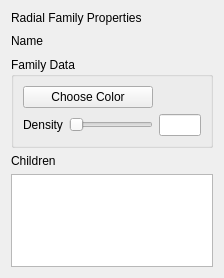
<?xml version="1.0" encoding="UTF-8"?>
<ui version="4.0">
 <class>RadialFamilyForm</class>
 <widget class="QWidget" name="RadialFamilyForm">
  <property name="geometry">
   <rect>
    <x>0</x>
    <y>0</y>
    <width>224</width>
    <height>278</height>
   </rect>
  </property>
  <property name="windowTitle">
   <string>Form</string>
  </property>
  <layout class="QVBoxLayout" name="verticalLayout">
   <item>
    <widget class="QLabel" name="affectorNameLabel">
     <property name="text">
      <string>Radial Family Properties</string>
     </property>
    </widget>
   </item>
   <item>
    <layout class="QHBoxLayout" name="horizontalLayout">
     <item>
      <widget class="QLabel" name="nameLabel">
       <property name="text">
        <string>Name</string>
       </property>
      </widget>
     </item>
     <item>
      <widget class="QLabel" name="nameViewLabel">
       <property name="text">
        <string/>
       </property>
      </widget>
     </item>
     <item>
      <spacer name="horizontalSpacer">
       <property name="orientation">
        <enum>Qt::Horizontal</enum>
       </property>
       <property name="sizeHint" stdset="0">
        <size>
         <width>40</width>
         <height>20</height>
        </size>
       </property>
      </spacer>
     </item>
    </layout>
   </item>
   <item>
    <widget class="QGroupBox" name="groupBox">
     <property name="title">
      <string>Family Data</string>
     </property>
     <layout class="QGridLayout" name="gridLayout">
      <item row="0" column="0" colspan="2">
       <widget class="QPushButton" name="colorButton">
        <property name="text">
         <string>Choose Color</string>
        </property>
       </widget>
      </item>
      <item row="1" column="0">
       <widget class="QLabel" name="densityLabel">
        <property name="text">
         <string>Density</string>
        </property>
        <property name="wordWrap">
         <bool>true</bool>
        </property>
       </widget>
      </item>
      <item row="1" column="1">
       <widget class="QSlider" name="densitySlider">
        <property name="sizePolicy">
         <sizepolicy hsizetype="Fixed" vsizetype="Fixed">
          <horstretch>0</horstretch>
          <verstretch>0</verstretch>
         </sizepolicy>
        </property>
        <property name="orientation">
         <enum>Qt::Horizontal</enum>
        </property>
       </widget>
      </item>
      <item row="1" column="2">
       <widget class="QLineEdit" name="densityEdit"/>
      </item>
     </layout>
    </widget>
   </item>
   <item>
    <widget class="QLabel" name="label">
     <property name="text">
      <string>Children</string>
     </property>
    </widget>
   </item>
   <item>
    <widget class="QListWidget" name="childrenList"/>
   </item>
  </layout>
 </widget>
 <resources/>
 <connections/>
</ui>
